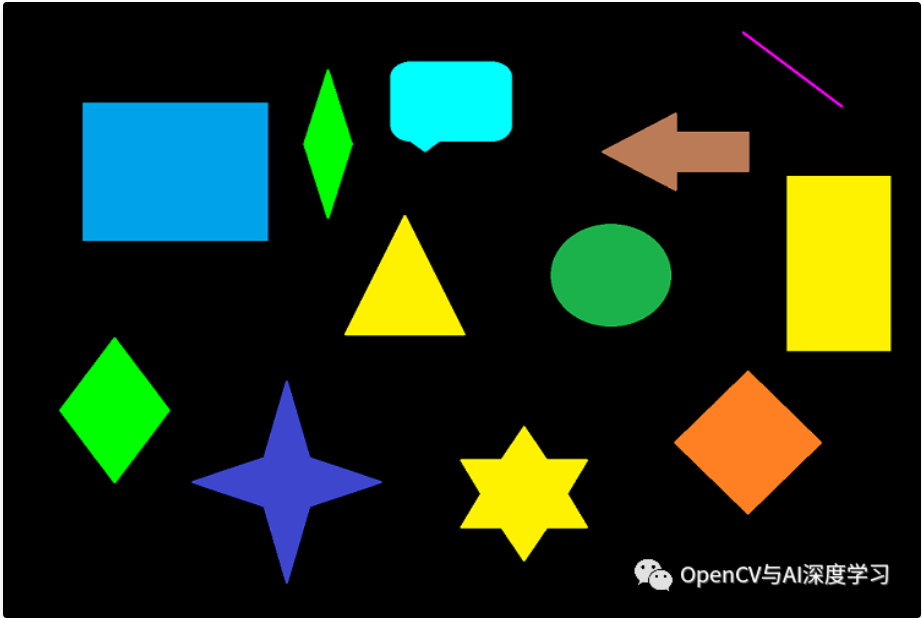
#> input picture raspberry/YYJ/ploygon.jpg, 922 x 618 px, given in place of small_labyrinth.png, which was not available
$ python get_path20px.py
#> lines starting #> are read from the running program, lines starting #| are printed output that depends on the picture; after the words box and inside, x2 and y2 are one past the last pixel; in counts of white or black regions, pixels touching at a corner belong together; pictures that were not available may be replaced by others from this repository, and a replacement may not be noted
### raspberry/main_program/util/random_map.py
import cv2
from random import *
import numpy as np


class Treasure():
    """ 宝藏函数
    注意这里描述坐标和CV2一样，左上角为原点 往右和往下分别是x和y的正方向
    Attributes:
        self.origin_map: 原始输入的地图
        self.x: 方块区域x坐标
        self.y: 方块区域y坐标
    """

    def __init__(self):
        """ 随机宝藏初始化
        :return: None
        """
        # 将地图化为10*10个方块 分为了100个区域用正交坐标唯一表示 注意到地图是中心对称分布，先生成一半再生成另一半
        self.origin_map = None
        points = [(2, 9), (3, 3), (3, 6), (3, 10), (4, 1), (4, 5), (5, 9)]
        shuffle(points)
        choose_points = points[:4]

        self.x = [point[0] for point in choose_points]
        self.y = [point[1] for point in choose_points]

        for i in range(4):
            symmetry_x = 11 - self.x[i]
            symmetry_y = 11 - self.y[i]
            self.x.append(symmetry_x)
            self.y.append(symmetry_y)
        self.all_points = list(zip(self.x, self.y))

    def DrawTreasure(self, img_address):
        """ 画宝藏位置

        Args:
            :param img_address:输入图像的地址
        :return:
            draw_map: 画好宝藏的地图
        """
        self.origin_map = cv2.imread(img_address)  # 读取图像
        draw_map = cv2.imread(img_address)  # 保存一份原图
        size = self.origin_map.shape  # 读取图像的尺寸
        length = size[1]  # 图像长度
        height = size[0]  # 图像高度
        # xy轴拆分成为10份的单位长度
        x_stepping = int(length / 10)
        y_stepping = int(height / 10)
        # 定位的点是小方块的右下角 需要修正到小方块的中心
        x_correction = int(length / 20)
        y_correction = int(height / 20)
        # 椭圆xy方向的轴长 0.4 这个系数是看图像看的大概 椭圆xy轴长/单个小方格的xy = 0.4
        ellipse_x = int(0.18 * x_stepping)
        ellipse_y = int(0.18 * y_stepping)

        for i in range(8):
            # 画8个宝藏的位置 ellipse里面参数 第一个括号两个坐标 第二个括号xy方向轴长 0 0 360 角度相关不管 （0，0，0）颜色 -1 填充
            cv2.ellipse(draw_map, (self.x[i] * x_stepping - x_correction, self.y[i] * y_stepping - y_correction),
                        # 坐标步长*第几个 - 修正坐标
                        (ellipse_x, ellipse_y), 0, 0, 360, (0, 0, 0), -1)
        return draw_map, self.all_points

    # [55 lines left out: function FindTreasure, not called in this run]

# [7 lines that do not run on import are left out]

### raspberry/get_path20px.py
import cv2
import numpy as np
import math
from time import time
import matplotlib.pyplot as plt
import itertools
import json
from random_map import Treasure

# 存储小车所有走过的路径,用于可视化路径规划
total_point = []


def get_obs(small_labyrinth_file="./img/small_labyrinth.png"):
    """
    读取读取压缩后的迷宫图片,获取迷宫墙壁。
    用于后续路径规划
    :param small_labyrinth_file: 迷宫图片文件所在位置
    :return:
    """
    # 读取图片
    img = cv2.imread(small_labyrinth_file, 0)
    # 获取黑色像素即墙壁的索引位置
    zero = np.where(img == 0)
    # 生成墙壁坐标点, 由于numpy矩阵起点是左上角, matplotlib画图的起点是左下角, 所以y方向上要转换坐标
    obs = set((ys, 20 - xs) for xs, ys in zip(zero[0], zero[1]))
    return obs


obs = get_obs()
#> in get_obs, `img = cv2.imread(small_labyrinth_file, 0)`:
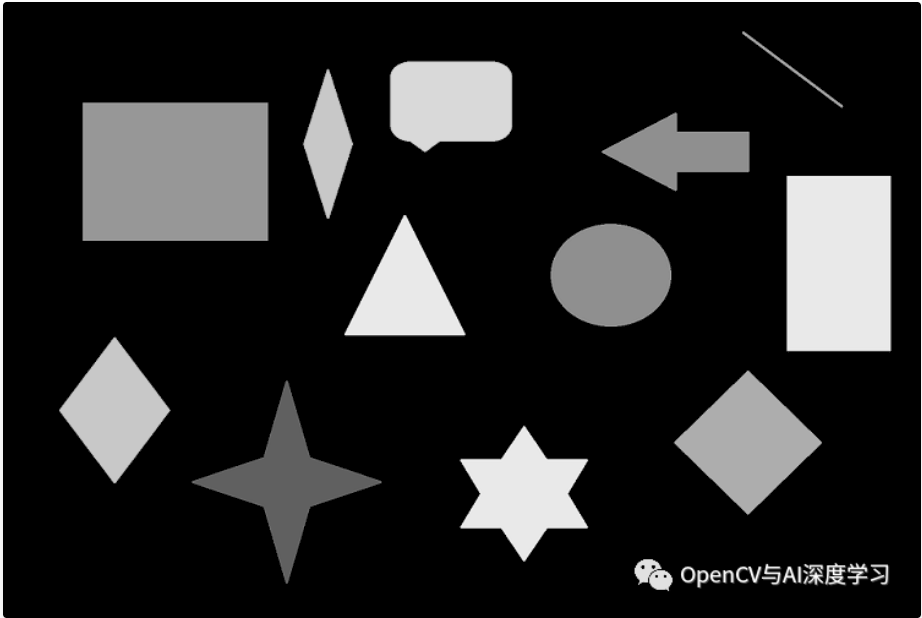
#> img: shape (618, 922); min 0, max 255, mean 40.8
#> in get_obs, `zero = np.where(img == 0)`: zero = 438035 positions, rows 2 to 617, columns 3 to 920
#> in get_obs, `obs = set((ys, 20 - xs) for xs, ys in zip(zero[0], zero[1]))`: obs = 438035 items
#> obs = 438035 items


class Env:
    def __init__(self):
        self.x_range = 21
        self.y_range = 21
        self.motions = [(-1, 0), (-1, 1), (0, 1), (1, 1),
                        (1, 0), (1, -1), (0, -1), (-1, -1)]
        self.obs = obs

    def update_obs(self, obs):
        self.obs = obs


class ADStar:
    def __init__(self, s_start, s_goal, car_direct, plot, just_get_distance=False, eps=2.5, heuristic_type="euclidean"):
        """
        Anytime D*路径规划算法
        :param s_start: 起点坐标, 一般情况类似(1, 3)但是有时候会出现类似[(1, 3), "上"], 最后一个是用于让小车到达宝藏位置后朝向宝藏, 对于起点坐标来说没用
        :param s_goal:  终点坐标, 同上, 但是朝向是有用的, 会存储在self.target_direct中
        :param car_direct: 小车初始朝向, 上、下、左、右
        :param plot: 是否绘图, 在调试的时候推荐绘制, 可以可视化路径规划, 实际的时候为了提高运行速度, 不绘制
        :param just_get_distance: 是否是仅获取两个坐标点之间的距离而不获取具体运动指令, 一般在旅行商问题暴力枚举算法计算宝藏之间距离的时候设置为True
        :param eps: 路径规划的误差阈值, 当达到这个误差范围内的时候视为达到目标, 即可完成路径规划, 一般设置为2.5就可以了不需要变动
        :param heuristic_type: 同上, 不需要变动
        """
        # 下面有些变量在上面注释的时候已经解释了。解释过的就不会再进行注释
        self.s_start = s_start[0] if isinstance(s_start[-1], str) else s_start
        self.s_goal = s_goal[0] if isinstance(s_goal[-1], str) else s_goal
        self.car_direct = car_direct
        self.target_direct = s_goal[1]
        self.heuristic_type = heuristic_type
        self.plot = plot
        self.just_get_distance = just_get_distance

        # 下面的内容就是初始化迷宫地图以及路径规划参数和变量了, 都不需要变动
        self.Env = Env()
        self.u_set = self.Env.motions  # feasible input set
        self.obs = self.Env.obs  # position of obstacles

        self.g, self.rhs, self.OPEN = {}, {}, {}

        for i in range(1, self.Env.x_range - 1):
            for j in range(1, self.Env.y_range - 1):
                self.rhs[(i, j)] = float("inf")
                self.g[(i, j)] = float("inf")

        self.rhs[self.s_goal] = 0.0
        self.eps = eps
        self.OPEN[self.s_goal] = self.Key(self.s_goal)
        self.CLOSED, self.INCONS = set(), dict()

        self.title = "Anytime D*: Small changes"  # Significant changes

    def run(self):
        if self.plot:
            Plotting().plot_grid(self.title)

        self.ComputeOrImprovePath()
        path, total_distance, car_direct = self.get_path(
            [(x, y) for (x, y) in self.extract_path() if x % 2 == 1 and y % 2 == 1])

        return path, total_distance, car_direct

    def ComputeOrImprovePath(self):
        while True:
            s, v = self.TopKey()
            if v >= self.Key(self.s_start) and \
                    self.rhs[self.s_start] == self.g[self.s_start]:
                break
            self.OPEN.pop(s)
            if self.g[s] > self.rhs[s]:
                self.g[s] = self.rhs[s]
                self.CLOSED.add(s)
                for sn in self.get_neighbor(s):
                    self.UpdateState(sn)
            else:
                self.g[s] = float("inf")
                for sn in self.get_neighbor(s):
                    self.UpdateState(sn)
                self.UpdateState(s)

    # [13 lines left out: function UpdateState, not called in this run]

    def Key(self, s):
        if self.g[s] > self.rhs[s]:
            return [self.rhs[s] + self.eps * self.h(self.s_start, s), self.rhs[s]]
        else:
            return [self.g[s] + self.h(self.s_start, s), self.g[s]]

    def TopKey(self):
        """
        :return: return the min key and its value.
        """

        s = min(self.OPEN, key=self.OPEN.get)
        return s, self.OPEN[s]

    def h(self, s_start, s_goal):
        heuristic_type = self.heuristic_type  # heuristic type

        if heuristic_type == "manhattan":
            return abs(s_goal[0] - s_start[0]) + abs(s_goal[1] - s_start[1])
        else:
            return math.hypot(s_goal[0] - s_start[0], s_goal[1] - s_start[1])

    # [306 lines left out: functions cost, is_collision, get_neighbor, extract_path, get_path, get_directs, not called in this run]


def get_distance(now_x, now_y, car_direct):
    """
    获取小车当前坐标上右下左的距离。其中上是指小车的朝向位置
    返回的距离单位是白色块。0表示紧挨着墙壁。None表示那个方向没有任何障碍物
    :param now_x: x坐标
    :param now_y: y坐标
    :param car_direct: 小车朝向
    :return: 返回一个四元组。分别是上右下左的距离。
    """
    # 上右下左
    abs_distance = [None, None, None, None]
    for x, y in obs:
        if x == now_x:
            distance = (y - now_y)
            if distance > 0:
                distance = (distance - 1) // 2
                if abs_distance[0] is None or abs_distance[0] > distance:
                    abs_distance[0] = distance
            else:
                distance = ((-distance) - 1) // 2
                if abs_distance[2] is None or abs_distance[2] > (distance):
                    abs_distance[2] = distance
        elif y == now_y:
            distance = (x - now_x)
            if distance > 0:
                distance = (distance - 1) // 2
                if abs_distance[1] is None or abs_distance[1] > distance:
                    abs_distance[1] = distance
            else:
                distance = ((-distance) - 1) // 2
                if abs_distance[3] is None or abs_distance[3] > distance:
                    abs_distance[3] = distance

    if car_direct == '右':
        relate_distance = abs_distance[1:] + [abs_distance[0]]
    elif car_direct == '上':
        relate_distance = abs_distance

    elif car_direct == '下':
        relate_distance = abs_distance[2:] + abs_distance[:2]
    else:
        relate_distance = [abs_distance[-1]] + abs_distance[:-1]
    return tuple(relate_distance)


class Plotting:
    def __init__(self):
        pass

    # [6 lines left out: function plot_grid, not called in this run]


def get_path(s_start, s_goal, car_direct, plot, just_get_distance=False):
    """
    获取路径、路径长度、小车最终朝向
    :param s_start: 起点坐标
    :param s_goal: 终点坐标
    :param car_direct: 小车当前朝向
    :param plot: 是否画图
    :param just_get_distance: 是否是仅需要路径长度
    :return:
    """
    path, total_distance, car_direct = ADStar(s_start, s_goal, car_direct, plot=plot,
                                              just_get_distance=just_get_distance).run()
    return path, total_distance, car_direct


def get_distances(begin_point: tuple, target_point: tuple, mine_points: list) -> dict:
    """
    获取8个宝藏＋起点终点共10个点的两两之间的距离
    这是一个旅行商问题, 用于寻找全局最短路径, 由于宝藏数量较少, 所以解决这个旅行商问题使用的是暴力枚举法, 直接遍历所有可能的路径, 当然起点和终点是固定的
    :param begin_point: 起点坐标
    :param target_point:终点坐标
    :param mine_points:所有宝藏的坐标
    :return: 返回一个字典, 存放着所有边的距离
    """
    # 定义一个字典用于存储所有距离
    distance_dict = {}

    # 先计算起点和8个宝藏的距离, 计算终点和8个宝藏的距离
    for i in range(8):
        # 起点到每个点之间的距离
        distance_dict[(i, -1)] = \
            get_path(mine_points[i], begin_point, car_direct='上', plot=False, just_get_distance=True)[1]

        # 每个点到终点的距离
        distance_dict[(i, -2)] = \
            get_path(mine_points[i], target_point, car_direct='上', plot=False, just_get_distance=True)[1]

    # 计算8个宝藏两两之间的距离
    for i in range(7):
        for j in range(i + 1, 8):
            distance_dict[tuple(sorted([i, j]))] = \
                get_path(mine_points[i], mine_points[j], car_direct='上', plot=False, just_get_distance=True)[1]

    return distance_dict


def brute_force_tsp(begin_point: tuple, target_point: tuple, mine_points: list) -> tuple:
    """
    暴力枚举解决旅行商问题
    :param begin_point: 起点坐标
    :param target_point: 终点坐标
    :param mine_points: 所有宝藏的坐标
    :return: 返回一个元组类似(6, 5, 7, 4, 1, 3, 0, 2)
    """
    # 先获取所有距离
    distance_dict = get_distances(begin_point, target_point, mine_points)

    # 初始化最小距离为无穷大
    min_dist = float('inf')
    # 初始化最短路径为None
    shortest_path = None
    # 暴力枚举遍历所有可能的路径, 计算路径总长度,最终得到最短的路径
    for path in itertools.permutations(range(len(mine_points))):  # 遍历所有可能的排列，即所有可能的路径

        cur_dist = sum(distance_dict[tuple(sorted([path[i], path[i + 1]]))] for i in range(len(path) - 1))  # 计算该路径的总距离
        cur_dist += distance_dict[(path[0], -1)] + distance_dict[(path[-1], -2)]
        if cur_dist < min_dist:
            min_dist = cur_dist
            shortest_path = path  # 如果该路径小于min_dist，更新min_dist和shortest_path
    return shortest_path, min_dist


# [83 lines left out: functions get_total_path, vis, not called in this run]
        # out.release()


class MyEncoder(json.JSONEncoder):
    """
    这是为了解决把小车的详细运动指令写到json文件中报错的问题而重写JSONEncoder类。实际使用中可以去除。调试的时候可能用到
    """

    # [4 lines left out: function default, not called in this run]


def fine_tune_mine(begin_point, target_point, mine_points: list, optimize):
    """
    计算每个宝藏距离周围墙壁的距离, 偏移宝藏的坐标点以防止小车直接与宝藏相撞, 并且记录小车最终正确朝向
    :param mine_points: 所有宝藏位置
    :return:
    """
    # 后面需要修改宝藏位置, 所以先把原有宝藏位置存储下来
    ori_mine_points = mine_points.copy()
    if optimize is False:

        for i in range(len(mine_points)):
            dis = get_distance(mine_points[i][0], mine_points[i][1], "上")

            if dis[0] != 0:
                # 向上。y+1
                mine_points[i] = [(mine_points[i][0], mine_points[i][1] + 2), "下"]
            elif dis[1] != 0:
                # 向右 。x+1
                mine_points[i] = [(mine_points[i][0] + 2, mine_points[i][1]), "左"]
            elif dis[2] != 0:
                # 向下 y-1
                mine_points[i] = [(mine_points[i][0], mine_points[i][1] - 2), "上"]
            elif dis[3] != 0:
                # 向左 x-1
                mine_points[i] = [(mine_points[i][0] - 2, mine_points[i][1]), "右"]
            else:
                print("出错了")
                exit()
        # 把原有宝藏的位置也设置成墙壁, 防止小车穿越宝藏点
        obs.update(set(ori_mine_points))
        # 使用暴力枚举法解决旅行商问题求出小车前往的宝藏顺序
        shortest_path, min_dist = brute_force_tsp(begin_point, target_point, mine_points)
        global total_step
        total_step += min_dist
        return shortest_path, mine_points
    else:
        # 记录那些周围白色块不止一个的宝藏的索引以及它周围白色块的个数
        index_list = []
        # 记录一共有多少种宝藏摆放位置
        path_num = 1
        # 先修改那些周围只有一个白色块的宝藏的坐标
        for i in range(len(mine_points)):
            dis = get_distance(mine_points[i][0], mine_points[i][1], "上")
            white_block_num = 4 - dis.count(0)
            path_num *= white_block_num

            # print(mine_points)

            if white_block_num == 1:
                # 如果只有一个方向有白色块。那这个宝藏的偏移就固定了
                if dis[0] != 0:
                    # 向上。y+1
                    mine_points[i] = [(mine_points[i][0], mine_points[i][1] + 2), "下"]
                elif dis[1] != 0:
                    # 向右 。x+1
                    mine_points[i] = [(mine_points[i][0] + 2, mine_points[i][1]), "左"]
                elif dis[2] != 0:
                    # 向下 y-1
                    mine_points[i] = [(mine_points[i][0], mine_points[i][1] - 2), "上"]
                elif dis[3] != 0:
                    # 向左 x-1
                    mine_points[i] = [(mine_points[i][0] - 2, mine_points[i][1]), "右"]
            elif white_block_num == 0:
                print("出错了")
                exit()
            else:
                # print(i)
                index_list.append((i, dis))
        all_mine_points = []
        for num in range(path_num):
            all_mine_points.append(mine_points.copy())

        """
        一共有两个宝藏是周围有超过一个白色块的。all_mine_points列表里面的每一个列表都需要被修改两次
        """
        Dict = {}
        for i, dis in index_list:
            if dis[0] != 0:
                # 向上。y+1
                if Dict.get(i, False) is False:
                    Dict[i] = [[(mine_points[i][0], mine_points[i][1] + 2), "下", mine_points[i]]]
                else:
                    Dict[i].append([(mine_points[i][0], mine_points[i][1] + 2), "下", mine_points[i]])

            if dis[1] != 0:
                # 向右 。x+1
                if Dict.get(i, False) is False:
                    Dict[i] = [[(mine_points[i][0] + 2, mine_points[i][1]), "左", mine_points[i]]]
                else:
                    Dict[i].append([(mine_points[i][0] + 2, mine_points[i][1]), "左", mine_points[i]])

            if dis[2] != 0:
                # 向下 y-1
                if Dict.get(i, False) is False:
                    Dict[i] = [[(mine_points[i][0], mine_points[i][1] - 2), "上", mine_points[i]]]
                else:
                    Dict[i].append([(mine_points[i][0], mine_points[i][1] - 2), "上", mine_points[i]])

            if dis[3] != 0:
                # 向左 x-1
                if Dict.get(i, False) is False:
                    Dict[i] = [[(mine_points[i][0] - 2, mine_points[i][1]), "右", mine_points[i]]]
                else:
                    Dict[i].append([(mine_points[i][0] - 2, mine_points[i][1]), "右", mine_points[i]])

        # 首先将字典的值转换为一个列表
        values_list = list(Dict.values())
        index = 0
        # 求所有可能的配对
        pair_list = list(itertools.product(*values_list))

        for pair in pair_list:
            for ls in pair:
                all_mine_points[index][all_mine_points[index].index(ls[2])] = ls[:2]
            index += 1
        obs.update(set(ori_mine_points))
        cur_dist = float("inf")
        choose_path = None
        choose_point = None
        for points in all_mine_points:
            shortest_path, min_dist = brute_force_tsp(begin_point, target_point, points)

            if cur_dist > min_dist:
                cur_dist = min_dist
                choose_path = shortest_path
                choose_point = points
        total_step += cur_dist
        return choose_path, choose_point


def main(mine_points, begin_point=(19, 1), target_point=(1, 19), optimize=False):
    """

    :param mine_points: 所有宝藏的位置, 这里起点是左上角并且x和y单位是白色块
    :param begin_point: 起点坐标, 右下角
    :param target_point: 终点坐标, 左上角
    :param optimize: 是否进一步优化使得路径真正最短,这会导致运行速度变慢
    :return:
    """

    # 把宝藏位置转换成我们所需的正确的宝藏格式
    mine_points = [(x * 2 - 1, (11 - y) * 2 - 1) for (x, y) in mine_points]

    # 计算每个宝藏距离周围墙壁的距离, 偏移宝藏的坐标点以防止小车直接与宝藏相撞, 并且记录小车最终正确朝向
    shortest_path, mine_points = fine_tune_mine(begin_point, target_point, mine_points, optimize)

    total_path = get_total_path(begin_point, target_point, mine_points, shortest_path)

    plt.show()


# [22 lines left out: function draw_text, not called in this run]


if __name__ == '__main__':
    for opt in [False, True]:
        total_time = 0
        fourcc = cv2.VideoWriter_fourcc(*'XVID')
        total_step = 0
        # opt = False
        out = cv2.VideoWriter(f"./random_file/vis3{'long' if opt else 'short'}.avi", fourcc, 20.0, (500, 500))
        epoch = 100

        for i in range(epoch):
            print("\r进度：", i / 2, "%", end="", flush=True)
            total_point = []
            obs = get_obs()
            if opt is False:
                random_map = Treasure()
                img, mine_points = random_map.DrawTreasure("origin.jpg")
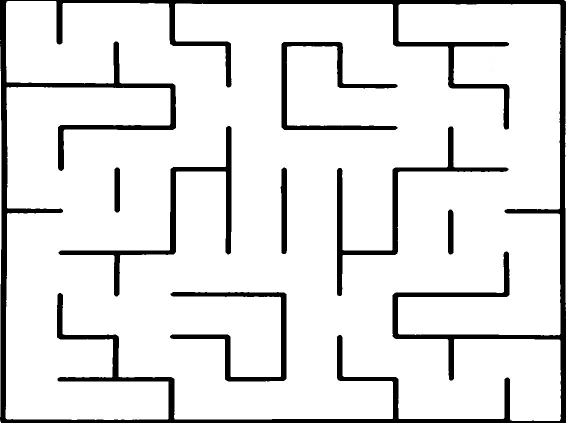
#> input picture python/origin_map/origin.jpg, 1133 x 845 px, found by its file name (shown at 1/2 size)
#> in DrawTreasure, self.origin_map is the input picture: shape (845, 1133, 3); min 0, max 255, mean 227.5
#> after the loop in DrawTreasure, `for i in range(8):`:
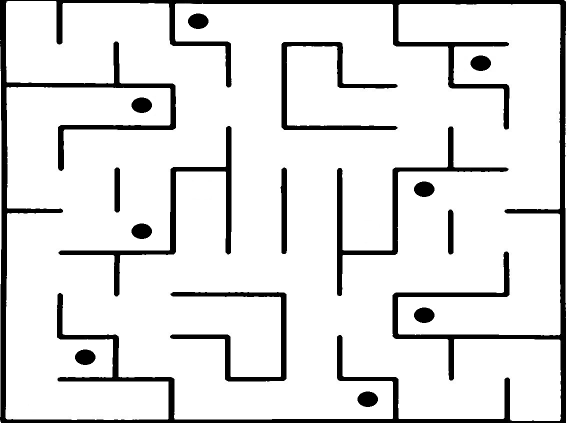
#> draw_map: shape (845, 1133, 3) (shown at 1/2 size); 0.83% of pixels changed, all inside (x1, y1, x2, y2) = (150, 27, 982, 814)
#> mine_points = [(4, 1), (3, 6), (3, 3), (2, 9), (7, 10), (8, 5), (8, 8), (9, 2)]
                cv2.imwrite(f"./random_file/random_img{i}.jpg", img)
                with open(f"./random_file/mine_points{i}.txt", "w") as f:
                    f.write(str(mine_points))
            else:
                img = cv2.imread(f"./random_file/random_img{i}.jpg")
                with open(f"./random_file/mine_points{i}.txt", "r") as f:
                    mine_points = eval(f.read())
            # mine_points = [(3, 3), (4, 5), (3, 6), (2, 9), (7, 6), (8, 5), (8, 8), (9, 2)]
            start = time()
            main(mine_points, optimize=opt)
#> in main, `mine_points = [(x * 2 - 1, (11 - y) * 2 - 1) for (x, y) in mine_points]`: mine_points = [(7, 19), (5, 9), (5, 15), (3, 3), (13, 1), (15, 11), (15, 5), (17, 17)]
#> in fine_tune_mine, `ori_mine_points = mine_points.copy()`: ori_mine_points has the same summary as mine_points in main
#> the loop in fine_tune_mine, `for i in range(len(mine_points)):` made 8 passes
#> after the loop in fine_tune_mine, `for i in range(len(mine_points)):`: mine_points = [[(7, 21), '下'], [(5, 7), '上'], [(5, 13), '上'], [(3, 1), '上'], [(13, -1), '上'], [(15, 9), '上'], [(15, 3), '上'], [(17, 15), '上']]
#> after the loop in get_distances, `for i in range(8):`: distance_dict = 0 items
#> (the run stopped early here; a loop or call above may not have finished)
